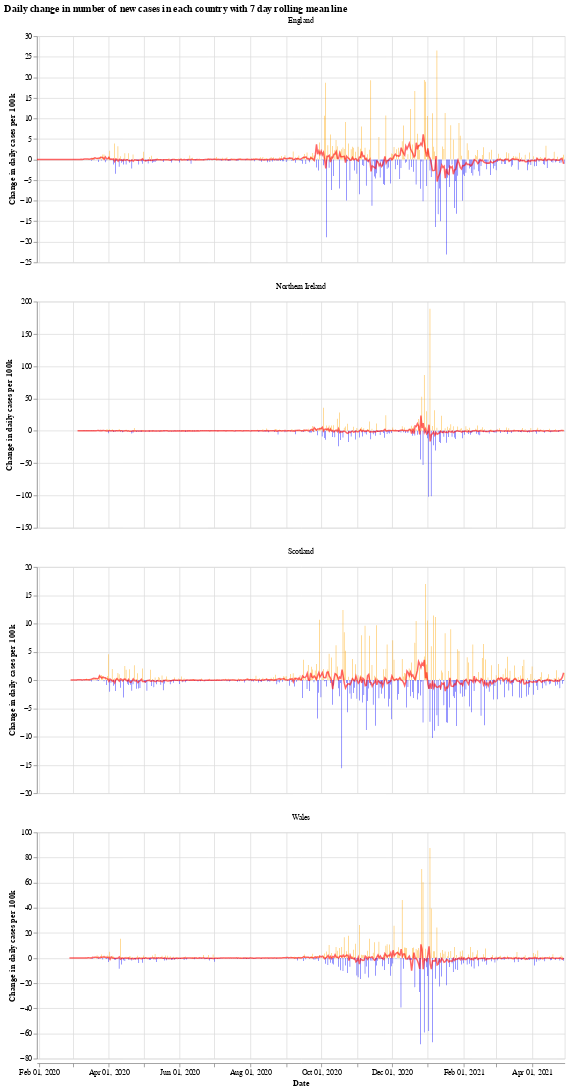

The notebook cell this image was saved under:
### Markdown cell above
We will use the Python library `Altair` for visualising the data, see the [altair docs](https://altair-viz.github.io/) for more information.

First we have a graph which shows the daily change in the number of new cases for each country. This number jumps up and down all over the place, which is likely due to delay in reporting of new cases over the weekend. Another interesting thing is that it looks like the daily cases in Wales experienced a much shorter period of calm over the summer (calm in the sense of daily cases not jumping up and down).

The orange bars are days when the number of new cases (per 100k population) was more than the previous day, while the blue are days when the number of new cases dropped. The red line is the 7 day moving average. 

When the moving average line is below 0, it means that there is a consistent drop in new cases. We can see this clearly happening around the times that lockdowns were introduced (though, to varying degrees). I will update the graphs soon with a marker of when each lockdown started.

### Code cell
# collapse
import altair as alt

bars = alt.Chart(uk_cases).mark_bar().encode(
    x=alt.X("yearmonthdate(date):T", axis=alt.Axis(title='Date')),
    y=alt.Y("casesChangeRate:Q", axis=alt.Axis(title='Change in daily cases per 100k')),
    tooltip='casesChange',
    color=alt.condition(
        alt.datum.casesChangeRate > 0,
        alt.value("orange"),  # The positive color
        alt.value("blue")  # The negative color
    )
).properties(title='Daily change in number of new cases with 7 day rolling mean',width=700).interactive()

line = alt.Chart(uk_cases).mark_line(
    color='red',
    size=2,
    opacity=0.6
).transform_window(
    rolling_mean='mean(casesChangeRate)',
    frame=[0, 7],
    groupby=['areaName']
).encode(
    x='yearmonthdate(date):T',
    y='rolling_mean:Q'
)

alt.layer(bars, line, data=uk_cases).facet(alt.Column(
    'areaName', title=''), columns=1).resolve_scale(y='independent').properties(title='Daily change in number of new cases in each country with 7 day rolling mean line')

### Figure 1 — Vega-Lite specification as saved in the notebook (floating-point values rounded to 4 significant figures; data arrays with more than 128 entries replaced by an {"elided": "..."} marker saying what was removed)
{"config": {"view": {"continuousWidth": 400, "continuousHeight": 300}}, "data": {"name": "data-148bb727f53daa081a5586965e0f93aa"}, "facet": {"type": "nominal", "field": "areaName", "title": ""}, "spec": {"layer": [{"mark": "bar", "encoding": {"color": {"condition": {"value": "orange", "test": "(datum.casesChangeRate > 0)"}, "value": "blue"}, "tooltip": {"type": "quantitative", "field": "casesChange"}, "x": {"type": "temporal", "axis": {"title": "Date"}, "field": "date", "timeUnit": "yearmonthdate"}, "y": {"type": "quantitative", "axis": {"title": "Change in daily cases per 100k"}, "field": "casesChangeRate"}}, "selection": {"selector001": {"type": "interval", "bind": "scales", "encodings": ["x", "y"]}}, "title": "Daily change in number of new cases with 7 day rolling mean", "width": 700}, {"mark": {"type": "line", "color": "red", "opacity": 0.6, "size": 2}, "encoding": {"x": {"type": "temporal", "field": "date", "timeUnit": "yearmonthdate"}, "y": {"type": "quantitative", "field": "rolling_mean"}}, "transform": [{"window": [{"op": "mean", "field": "casesChangeRate", "as": "rolling_mean"}], "frame": [0, 7], "groupby": ["areaName"]}]}]}, "columns": 1, "resolve": {"scale": {"y": "independent"}}, "title": "Daily change in number of new cases in each country with 7 day rolling mean line", "$schema": "https://vega.github.io/schema/vega-lite/v4.8.1.json", "datasets": {"data-148bb727f53daa081a5586965e0f93aa": {"elided": "1728 records"}}}
